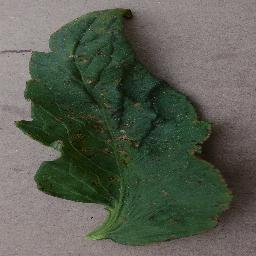
#> input picture leaf3.JPG, 256 x 256 px, found by its file name
$ python binary.py
#> lines starting #> are read from the running program, lines starting #| are printed output that depends on the picture; after the words box and inside, x2 and y2 are one past the last pixel; in counts of white or black regions, pixels touching at a corner belong together
import cv2
import numpy as np

# Load image (use one path only)
img = cv2.imread('leaf3.jpg')
#> img is the input picture: shape (256, 256, 3); mean B, G, R 80.6, 93, 87.8

# Check if image loaded
if img is None:
    print("Error: Image not found!")
    exit()
# Show original image
cv2.imshow('Original Image', img)

# -------------------------------
# 1. Convert to Grayscale
# -------------------------------
gray = cv2.cvtColor(img, cv2.COLOR_BGR2GRAY)
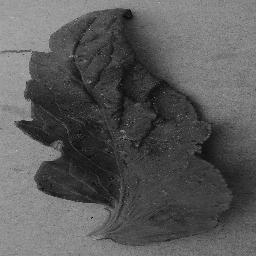
#> gray: shape (256, 256); min 2, max 201, mean 90.1
cv2.imshow('Grayscale', gray)

# -------------------------------
# 2. Simple Threshold (Binary)
# -------------------------------
_, thresh1 = cv2.threshold(gray, 100, 255, cv2.THRESH_BINARY)
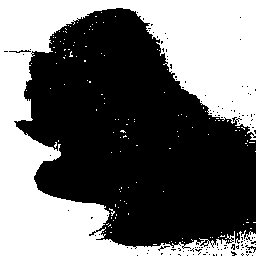
#> thresh1: shape (256, 256); 42% white; 138 white regions (137 under 20 px), largest, box (x1, y1, x2, y2) and area: (0, 0, 256, 256) 27270
cv2.imshow('Simple Threshold', thresh1)

# -------------------------------
# 3. Adaptive Threshold
# -------------------------------
adaptive = cv2.adaptiveThreshold(
    gray, 255,
    cv2.ADAPTIVE_THRESH_GAUSSIAN_C,
    cv2.THRESH_BINARY,
    115, 1
)
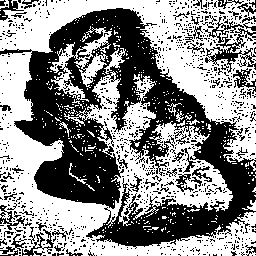
#> adaptive: shape (256, 256); 54.1% white; 967 black regions (912 under 20 px), largest, box (x1, y1, x2, y2) and area: (0, 8, 256, 249) 23551, (203, 17, 256, 73) 908, (22, 229, 54, 256) 248
cv2.imshow('Adaptive Threshold', adaptive)

# -------------------------------
# 4. Otsu Threshold
# -------------------------------
_, otsu = cv2.threshold(
    gray, 125, 255,
    cv2.THRESH_BINARY + cv2.THRESH_OTSU
)
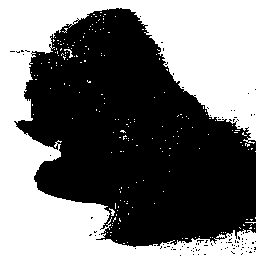
#> otsu: shape (256, 256); 43.8% white; 202 white regions (199 under 20 px), largest, box (x1, y1, x2, y2) and area: (0, 0, 256, 256) 28253, (64, 49, 73, 58) 27, (109, 208, 115, 216) 23
cv2.imshow('Otsu Threshold', otsu)

# -------------------------------
# Wait & Close
# -------------------------------
cv2.waitKey(0)
cv2.destroyAllWindows()

$ run again, with leaf1.JPG copied over leaf3.JPG
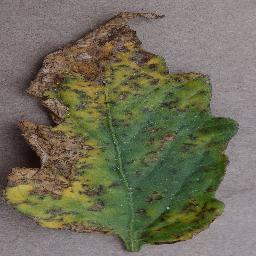
#> input picture leaf1.JPG, 256 x 256 px, found by its file name
#> img is the input picture: shape (256, 256, 3); mean B, G, R 89.3, 109.1, 111.8
#> `_, thresh1 = cv2.threshold(gray, 100, 255, cv2.THRESH_BINARY)`:
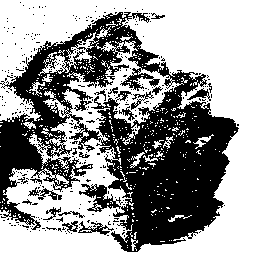
#> thresh1: shape (256, 256); 59.5% white; 312 black regions (295 under 20 px), largest, box (x1, y1, x2, y2) and area: (0, 12, 239, 252) 24742, (78, 221, 114, 235) 177, (28, 187, 62, 200) 165
#> adaptive: shape (256, 256); 56.5% white; 921 black regions (866 under 20 px), largest, box (x1, y1, x2, y2) and area: (0, 6, 239, 253) 21662, (177, 0, 226, 43) 544, (78, 182, 118, 212) 508
#> `_, otsu = cv2.threshold( gray, 125, 255, cv2.THRESH_BINARY + cv2.THRES..`:
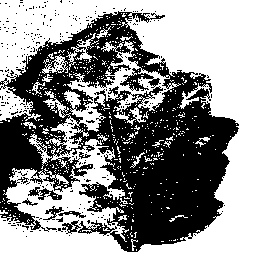
#> otsu: shape (256, 256); 55.6% white; 306 black regions (298 under 20 px), largest, box (x1, y1, x2, y2) and area: (0, 11, 239, 252) 27851, (28, 187, 62, 200) 195, (62, 220, 81, 234) 113
